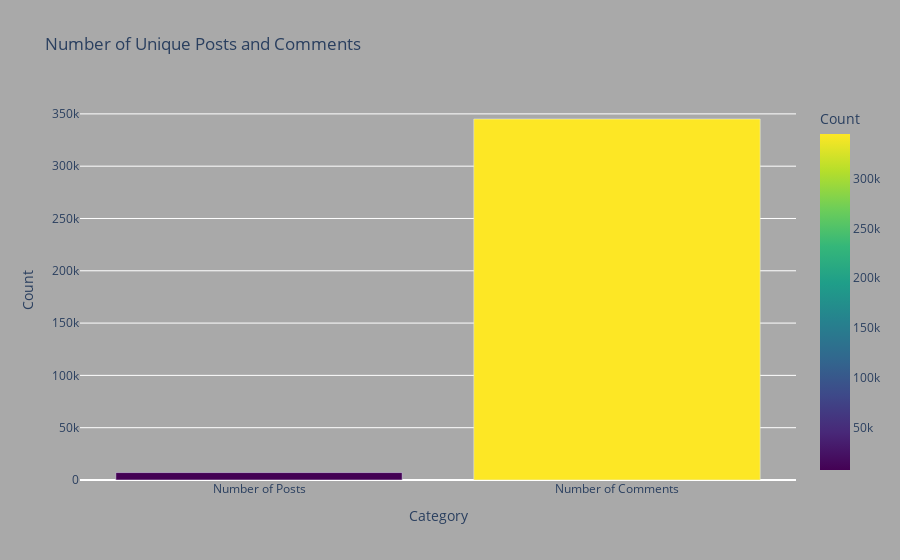

The notebook cell saved with this chart:
### Markdown cell above
# Dataset Exploration

### Code cell
import pandas as pd
import plotly.express as px


unique_post_ids_count = df1['post_id'].nunique()
unique_comment_ids_count = df1['comment_id'].nunique()

data = {
    'Category': ['Number of Posts', 'Number of Comments'],
    'Count': [unique_post_ids_count, unique_comment_ids_count]
}
data_df = pd.DataFrame(data)

fig = px.bar(data_df, 
             x='Category', 
             y='Count', 
             title='Number of Unique Posts and Comments',
             color='Count', 
             color_continuous_scale=px.colors.sequential.Viridis)

fig.update_layout(paper_bgcolor='darkgrey', plot_bgcolor='darkgrey')

fig.update_yaxes(title='Count')

fig.show()

### Figure 1 — Plotly figure (JSON) as saved in the notebook; plotly's stock layout.template omitted (floating-point values rounded to 4 significant figures)
{"data": [{"alignmentgroup": "True", "hovertemplate": "Category=%{x}<br>Count=%{marker.color}<extra></extra>", "legendgroup": "", "marker": {"color": [7103, 345105], "coloraxis": "coloraxis", "pattern": {"shape": ""}}, "name": "", "offsetgroup": "", "orientation": "v", "showlegend": false, "textposition": "auto", "type": "bar", "x": ["Number of Posts", "Number of Comments"], "xaxis": "x", "y": [7103, 345105], "yaxis": "y"}], "layout": {"barmode": "relative", "coloraxis": {"colorbar": {"title": {"text": "Count"}}, "colorscale": [[0, "#440154"], [0.1111, "#482878"], [0.2222, "#3e4989"], [0.3333, "#31688e"], [0.4444, "#26828e"], [0.5556, "#1f9e89"], [0.6667, "#35b779"], [0.7778, "#6ece58"], [0.8889, "#b5de2b"], [1, "#fde725"]]}, "legend": {"tracegroupgap": 0}, "paper_bgcolor": "darkgrey", "plot_bgcolor": "darkgrey", "title": {"text": "Number of Unique Posts and Comments"}, "xaxis": {"anchor": "y", "domain": [0, 1], "title": {"text": "Category"}}, "yaxis": {"anchor": "x", "domain": [0, 1], "title": {"text": "Count"}}}}
